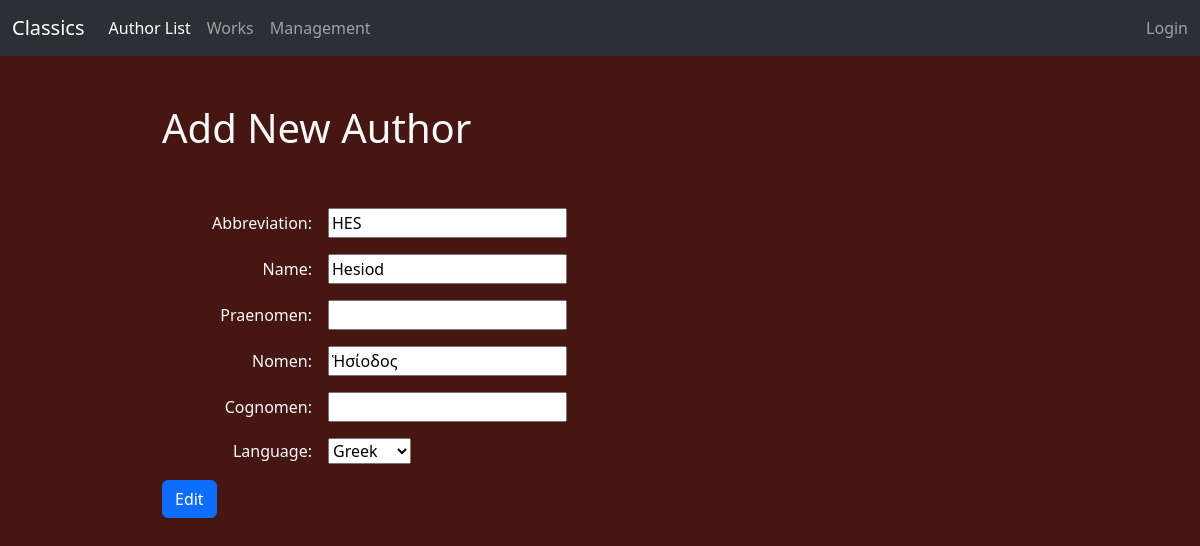
Page /authors/edit/2 on the committed database.
### authors/models.py (models this page shows, shortened)
class Author(models.Model):
    abbreviation = models.CharField(unique=True, max_length=5)
    name = models.CharField(max_length=50, blank=False)
    praenomen = models.CharField(max_length=50, blank=True)
    nomen = models.CharField(max_length=50, blank=True)
    cognomen = models.CharField(max_length=50, blank=True)
    language = models.CharField(max_length=3, blank=True, choices=Language.choices)

### authors/views.py (the view)
# urls.py: path('authors/edit/<int:author_id>', views.edit_author, name='edit_author'),
def edit_author(request, author_id):
    action = 'edit'
    author = Author.objects.get(id=author_id)
    if request.method == "POST":
        form = AuthorForm(request.POST, instance=author)
        if form.is_valid():
            form.save()
            return redirect('authors')
    else:
        form = AuthorForm(instance=author)
    return render(request, 'authors/add.html', {'form': form, 'action': action})

### authors/forms.py
class AuthorForm(forms.ModelForm):
    class Meta:
        model = Author
        fields = ['abbreviation', 'name',  'praenomen', 'nomen', 'cognomen', 'language']

### authors/templates/authors/add.html (shortened to what this page needs)
{% extends "master.html" %}
{% block content %}
    <h1 class="py-5">Add New Author</h1>
    <form method="POST">
        {{ form.as_p }}
        <button type="submit" class="btn btn-primary">{{ action.capitalize }}</button>
    </form>
{% endblock %}

### static/css/site.css (style rules this page uses)
body { background-color: #461613 }
form p { display: flex; align-items: center; gap: 1rem; }
form label { width: 150px; text-align: right; }

### rows in the picture
Author: abbreviation "HES", name "Hesiod", nomen "Ἡσίοδος", language "Greek"

### other values in the picture
{{ action.capitalize }} "Edit"
